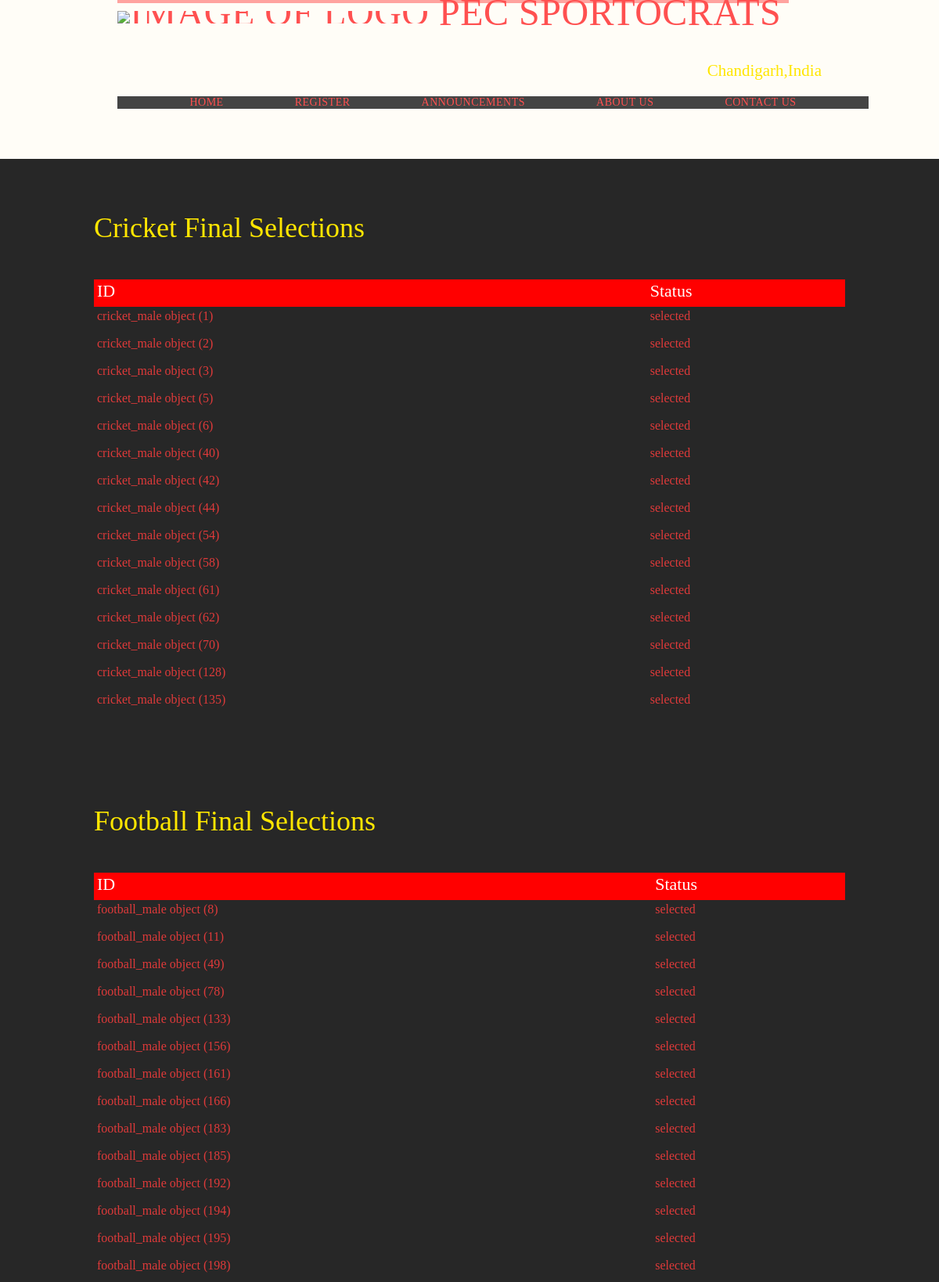
Screenshot of /final_male.html (upper part) with the database file from the repository.
### sportocrats/models.py (models this page shows)
class selection_cricket_male(models.Model):
    selection_cricket_male_id=models.OneToOneField(cricket_male,on_delete=models.CASCADE,primary_key=True)
    status=models.CharField(max_length=40)

class cricket_male(models.Model):
    cricket_male_id=models.OneToOneField(Player_Male,on_delete=models.CASCADE,primary_key=True)
    team_no=models.IntegerField()
    result=models.CharField(max_length=40)
    performance=models.CharField(max_length=40)

class selection_football_male(models.Model):
    selection_football_male_id=models.OneToOneField(football_male,on_delete=models.CASCADE,primary_key=True)
    status=models.CharField(max_length=40)

class football_male(models.Model):
    football_male_id=models.OneToOneField(Player_Male,on_delete=models.CASCADE,primary_key=True)
    team_no=models.IntegerField()
    result=models.CharField(max_length=40)
    performance=models.CharField(max_length=40)

### sportocrats/views.py (the view)
# urls.py: path('final_male.html', views.final_male, name='final_male'),
def final_male(request):
    data = selection_cricket_male.objects.all()
    data1 = selection_football_male.objects.all()
    data2 = selection_basketball_male.objects.all()
    data3 = selection_chess_male.objects.all()
    data4 = selection_table_tennis_male.objects.all()
    data5 = selection_badminton_male.objects.all()
    data6 = selection_athletics_male.objects.all()
    return render(request, 'final_male.html', {"dat" : data, "dat1" : data1, "dat2" : data2, "dat3" : data3, "dat4" : data4, "dat5" : data5, "dat6" : data6})

### sportocrats/templates/final_male.html (shortened to what this page needs)
<!DOCTYPE html>
<html lang="en">
    <head>
        {% load static %}
        <link rel="stylesheet" href="{% static 'contactus.css' %}">
    </head>
    <body>
        <header class="header1 can group">
            <h1 class="logo">
                <a href="main1.html" ><img src="{%static 'Pec1.png'%}"
                    alt="Image of logo" height="80px" width="125px">&nbspPEC SportoCrats</a>
            </h1>
            <br>
            <br>
            <br>
            <br>
            <br>
            <h3 class="tag">Chandigarh,India</h3>
            <br>
            <nav class="nav nav1 hi b">
                &emsp;&emsp;&emsp;<a href="main1.html">Home</a>&emsp;&emsp;&emsp;
                &emsp;&emsp;&emsp;<a href="register.html">Register</a>&emsp;&emsp;&emsp;
                &emsp;&emsp;&emsp;<a href="announce.html">Announcements</a>&emsp;&emsp;&emsp;
                &emsp;&emsp;&emsp;<a href="aboutus.html">About Us</a>&emsp;&emsp;&emsp;
                &emsp;&emsp;&emsp;<a href="contactus.html">Contact Us</a>&emsp;&emsp;&emsp;
            </nav>
        </header>
        <br>
        <br>
        <br>
        <br>
        <section class="row">
        	<div class="grid">
                <h1>Cricket Final Selections</h1>
                <br>
                <br>
                <div>
                    <table>
                        <thead>
                            <tr class="red">
                                <th>ID</th>
                                <th>Status</th>
                            </tr>
                        </thead>
                        <tbody>
                            {% for i in dat %}
                            <tr>
                                <td>{{i.selection_cricket_male_id}}</td>
                                <td>{{i.status}}</td>
                            </tr>
                            {% endfor %}
                        </tbody>
                    </table>
                </div>
		    </div>
        </section>
        <section class="row">
            <div class="grid">
                <h1>Football Final Selections</h1>
                <br>
                <br>
                <div>
                    <table>
                        <thead>
                            <tr class="red">
                                <th>ID</th>
                                <th>Status</th>
                            </tr>
                        </thead>
                        <tbody>
                            {% for i in dat1 %}
                            <tr>
                                <td>{{i.selection_football_male_id}}</td>
                                <td>{{i.status}}</td>
                            </tr>
                            {% endfor %}
                        </tbody>
                    </table>
                </div>
            </div>
        </section>
    </body>
</html>

### sportocrats/static/contactus.css (style rules this page uses)
html, body, div, span, applet, object, iframe, h1, h2, h3, h4, h5, h6, p, blockquote, pre, a, abbr, acronym, address, big, cite, code, del, dfn, em, img, ins, kbd, q, s, samp, small, strike, strong, sub, sup, tt, var, b, u, i, center, dl, dt, dd, ol, ul, li, fieldset, form, label, legend, table, caption, tbody, tfoot, thead, tr, th, td, article, aside, canvas, details, embed, figure, figcaption, footer, header, hgroup, menu, nav, output, ruby, section, summary, time, mark, audio, video { margin: 0; padding: 0; border: 0; font-size: 100%; font: inherit; vertical-align: baseline; }
article, aside, details, figcaption, figure, footer, header, hgroup, menu, nav, section { display: block; }
body { line-height: 1; }
table { text-align: left; width: 100%; position: relative; border-collapse: collapse; }
th, td { height: 35px; padding: 0.25rem; }
tr.red th { background: red; color: white; }
th { font-size: 22px; background: white; position: sticky; top: 0; box-shadow: 0 2px 2px -1px rgba(0, 0, 0, 0.4); }
body { background:#fffdf7; color:rgb(223, 58, 58); font: 300 26px/22px ; }
*, *:before, *:after { box-sizing: border-box; }
.grid, .can { margin: 0 auto; width: 960px; }
.can { padding-left: 30px; padding-right: 30px; }
.group:before, .group:after { content: ""; display: table; }
.group:after { clear: both; }
.group { clear: both; *zoom: 1; }
.row { background-color: #272727; min-width: 960px; padding:66px 0 44px 0; }
.logo { border-top: 4px solid #ff00005b; padding: 10px 10px 4px 0px; float:left; font-size: 48px; line-height: 4px; font-weight: 100; letter-spacing: .5px; text-transform: uppercase; }
.tag { margin:20px 0 px 0; text-align: right; }
.nav1 { font-size: 14px; font-weight: 400; letter-spacing: .5px; text-transform: uppercase; }
.header1 a, .header1 a { color: rgb(255, 80, 80); }
a { color: #2e2e2e; text-decoration: none; }
h1, h3, h4, h5, p { margin-bottom: 6px; }
h1, h2, h3, h4 { color: #ffe600; }
h1 { font-size: 36px; line-height: 44px; }
h3 { font-size: 21px; }
.nav { text-align:right; }
.nav a { color: #648880; }
.hi { background-color: #444444; min-width: 960px; padding:1px 0 1px 0; text-align: center; }
.b a { color: rgb(255, 80, 80); }

### rows the page displays
selection_cricket_male: selection_cricket_male_id "cricket_male object (1)", status "selected"
selection_cricket_male: selection_cricket_male_id "cricket_male object (2)", status "selected"
selection_cricket_male: selection_cricket_male_id "cricket_male object (3)", status "selected"
selection_cricket_male: selection_cricket_male_id "cricket_male object (5)", status "selected"
selection_cricket_male: selection_cricket_male_id "cricket_male object (6)", status "selected"
selection_cricket_male: selection_cricket_male_id "cricket_male object (40)", status "selected"
selection_cricket_male: selection_cricket_male_id "cricket_male object (42)", status "selected"
selection_cricket_male: selection_cricket_male_id "cricket_male object (44)", status "selected"
selection_cricket_male: selection_cricket_male_id "cricket_male object (54)", status "selected"
selection_cricket_male: selection_cricket_male_id "cricket_male object (58)", status "selected"
selection_cricket_male: selection_cricket_male_id "cricket_male object (61)", status "selected"
selection_cricket_male: selection_cricket_male_id "cricket_male object (62)", status "selected"
selection_cricket_male: selection_cricket_male_id "cricket_male object (70)", status "selected"
selection_cricket_male: selection_cricket_male_id "cricket_male object (128)", status "selected"
selection_cricket_male: selection_cricket_male_id "cricket_male object (135)", status "selected"
selection_football_male: selection_football_male_id "football_male object (8)", status "selected"
selection_football_male: selection_football_male_id "football_male object (11)", status "selected"
selection_football_male: selection_football_male_id "football_male object (49)", status "selected"
selection_football_male: selection_football_male_id "football_male object (78)", status "selected"
selection_football_male: selection_football_male_id "football_male object (133)", status "selected"
selection_football_male: selection_football_male_id "football_male object (156)", status "selected"
selection_football_male: selection_football_male_id "football_male object (161)", status "selected"
selection_football_male: selection_football_male_id "football_male object (166)", status "selected"
selection_football_male: selection_football_male_id "football_male object (183)", status "selected"
selection_football_male: selection_football_male_id "football_male object (185)", status "selected"
selection_football_male: selection_football_male_id "football_male object (192)", status "selected"
selection_football_male: selection_football_male_id "football_male object (194)", status "selected"
selection_football_male: selection_football_male_id "football_male object (195)", status "selected"
selection_football_male: selection_football_male_id "football_male object (198)", status "selected"
